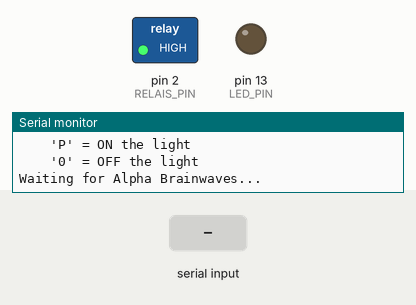
A sketch run on a simulated Arduino Uno, built with avr-gcc and run on an emulated ATmega328P. Parts: switched loads named in the sketch (green lamp = pin HIGH), output pins drawn as LEDs (lit = HIGH), the last lines printed to the serial monitor. The test bench sets the inputs (shaded band).

Above: at 1.2 s.
1.3 s: "P" received over Serial
At 2.3 s:
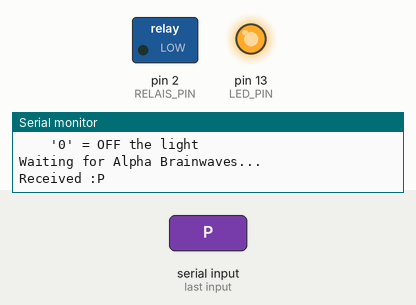
Timing chart, 0 to 4.3 s (numbered marks = the images above; inputs shaded):
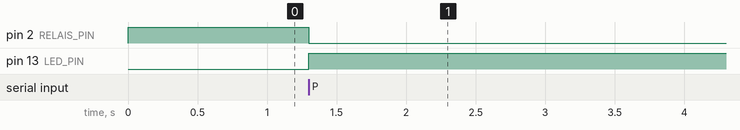

The sketch:

relais_suisse.ino
```cpp
// définition des broches utilisées
#define  RELAIS_PIN   2
#define     LED_PIN  13

volatile char inChar;
boolean LIGHT = false;

void setup() {
  // initialize serial:
  Serial.begin(115200);

  pinMode(RELAIS_PIN, OUTPUT);
  digitalWrite(RELAIS_PIN,HIGH);

  pinMode(   LED_PIN, OUTPUT);

  // print help
  Serial.println("LIGHT Controller: starting...");
  Serial.println("Help Commands: ");
  Serial.println("    'P' = ON the light");
  Serial.println("    '0' = OFF the light");

  Serial.println("Waiting for Alpha Brainwaves...");
}

void loop() {

}

void serialEvent() {
  while (Serial.available()) {
    char inChar = Serial.read();
    Serial.print("Received :");
    Serial.println(inChar);

    if( inChar == 'P' ){
        LightON();
        digitalWrite(LED_PIN, HIGH);
        delay(60000);
        LightOFF();
        digitalWrite(LED_PIN, LOW);
    } else if( inChar == '0' ) {
      LightOFF();
      digitalWrite(LED_PIN, LOW);
    }
  }
}

void LightON(){
  //ETAT ON
   digitalWrite(RELAIS_PIN,LOW);
   //Serial.print('LIGHT IS ON');
   digitalWrite(LED_PIN,HIGH);
}

void LightOFF(){
  //ETAT OFF
   digitalWrite(RELAIS_PIN,HIGH);
   //Serial.print('LIGHT IS OFF');
   digitalWrite(LED_PIN,LOW);
}
```

Measured:
- after the input at 1.3 s, pin 2 (RELAIS_PIN): HIGH → LOW at once; pin 13 (LED_PIN): LOW → HIGH at once
